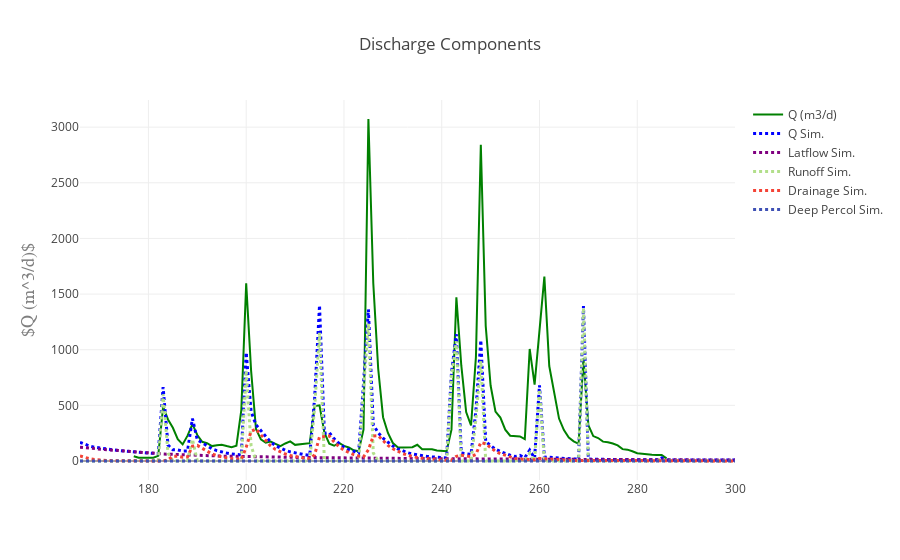

Notebook code for this chart:
### Code cell
figname = "Qcomponents.png"

%matplotlib inline
import plotlycred

online = False
if online:
    # fig = py.iplot(data) 
    fig = go.Figure(data=data, layout=layout)
    py.image.save_as(fig, filename=figname)
    # py.plot(fig, filename=figname) # Opens in web
else:
    fig = go.Figure(data=data, layout=layout)
    iplot(fig)

### Figure 1 — Plotly figure (JSON) as saved in the notebook; plotly's stock layout.template omitted (floating-point values rounded to 4 significant figures; data arrays with more than 128 entries replaced by an {"elided": "..."} marker saying what was removed)
{"data": [{"marker": {"color": "green"}, "mode": "lines", "name": "Q (m3/d)", "type": "scatter", "x": {"elided": "135 int values"}, "y": {"elided": "135 float values"}}, {"line": {"color": "blue", "dash": "dot", "width": 3}, "mode": "lines", "name": "Q Sim.", "type": "scatter", "x": {"elided": "135 int values"}, "y": {"elided": "135 float values"}}, {"line": {"color": "purple", "dash": "dot", "width": 3}, "mode": "lines", "name": "Latflow Sim.", "type": "scatter", "x": {"elided": "135 int values"}, "y": {"elided": "135 float values"}}, {"line": {"color": "rgb(178,223,138)", "dash": "dot", "width": 3}, "mode": "lines", "name": "Runoff Sim.", "type": "scatter", "x": {"elided": "135 int values"}, "y": {"elided": "135 float values"}}, {"line": {"color": "#F44336", "dash": "dot", "width": 3}, "mode": "lines", "name": "Drainage Sim.", "type": "scatter", "x": {"elided": "135 int values"}, "y": {"elided": "135 float values"}}, {"line": {"color": "#3F51B5", "dash": "dot", "width": 3}, "mode": "lines", "name": "Deep Percol Sim.", "type": "scatter", "x": {"elided": "135 int values"}, "y": {"elided": "135 int values"}}], "layout": {"title": "Discharge Components", "xaxis": {"title": "", "titlefont": {"color": "#7f7f7f", "family": "Courier New, monospace", "size": 18}}, "yaxis": {"title": "$Q (m^3/d)$", "titlefont": {"color": "#7f7f7f", "family": "Courier New, monospace", "size": 18}}}}
